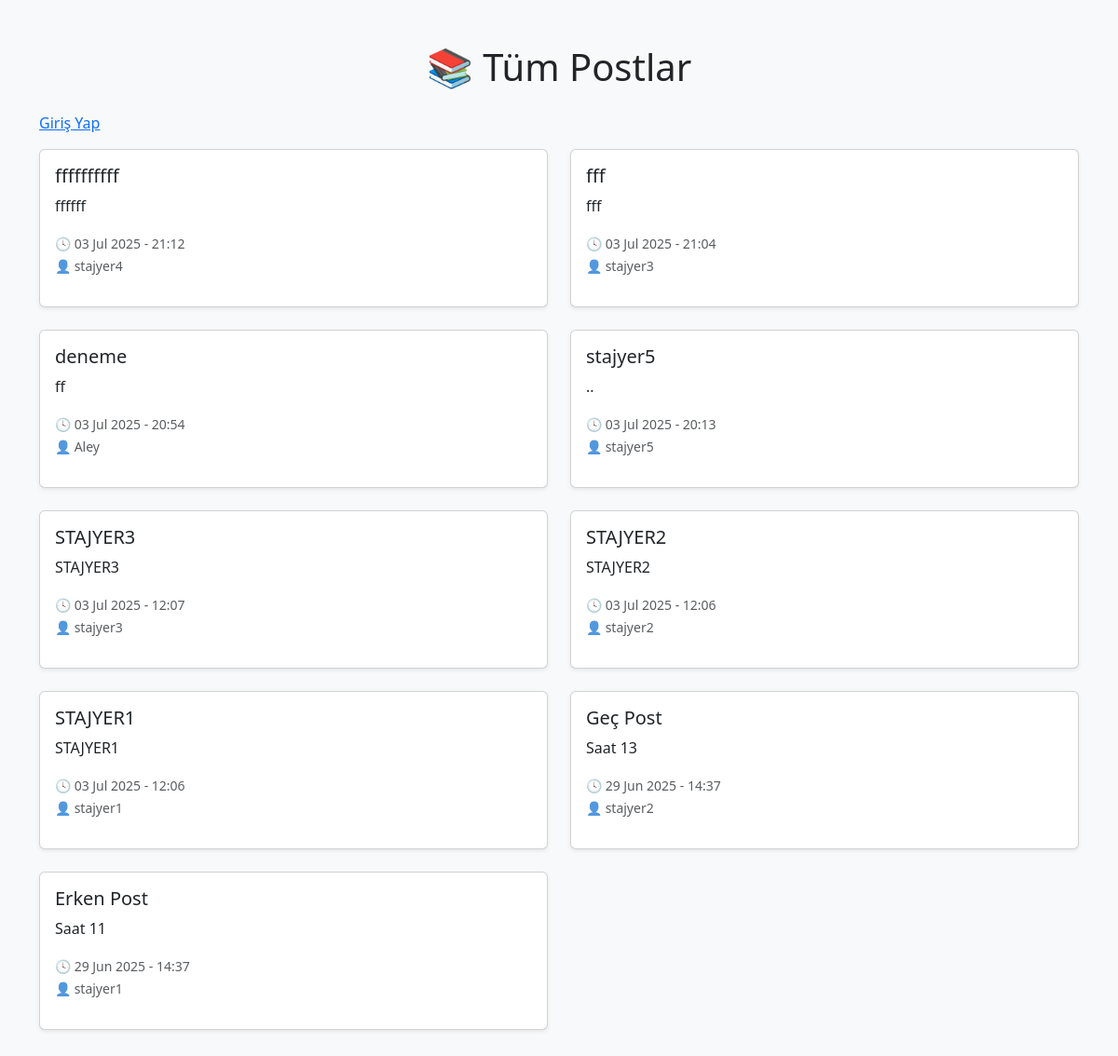
The app's page /posts/, older data.
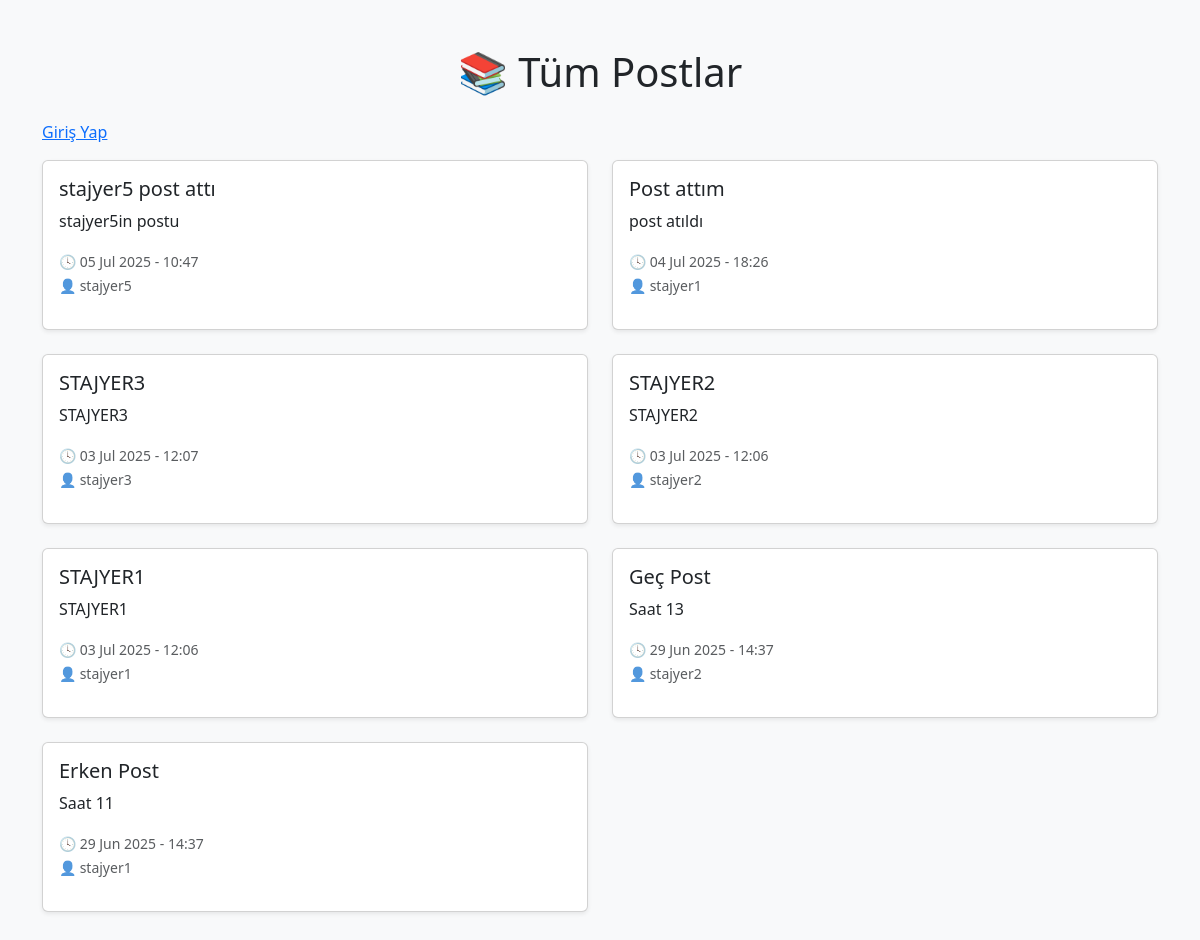
The same page, newer data.
### post/models.py (models this page shows, shortened)
class Post(models.Model):
    user = models.ForeignKey(User, on_delete=models.CASCADE)
    title = models.CharField(max_length=255)
    content = models.TextField()
    created_at = models.DateTimeField(auto_now_add=True)

### post/views.py (the view)
# urls.py: path('', lambda request: redirect('post_list')),
def post_list(request):
    posts = Post.objects.all().order_by('-created_at')
    return render(request, 'post_list.html', {'posts': posts})

### post/templates/post_list.html (shortened to what this page needs)
<!DOCTYPE html>
<html lang="tr">
<head>
    <link href="https://cdn.jsdelivr.net/npm/bootstrap@5.3.3/dist/css/bootstrap.min.css" rel="stylesheet">
</head>
<body class="bg-light">
    <div class="container py-5">
        <h1 class="mb-4 text-center">📚 Tüm Postlar</h1>
          {% if user.is_authenticated %}
        <p>Hoş geldin {{ user.username }} | <a href="{% url 'logout' %}">Çıkış</a></p>
             {% else %}
          <p><a href="{% url 'login' %}">Giriş Yap</a></p>
           {% endif %}
        {% if posts %}
            <div class="row">
                {% for post in posts %}
                    <div class="col-md-6 mb-4">
                        <div class="card shadow-sm">
                            <div class="card-body">
                                <h5 class="card-title">{{ post.title }}</h5>
                                <p class="card-text">{{ post.content|truncatewords:30 }}</p>
                                <p class="text-muted mb-0"><small>🕓 {{ post.created_at|date:"d M Y - H:i" }}</small></p>
                                {% if post.user %}
                                    <p class="text-muted"><small>👤 {{ post.user.username }}</small></p>
                                {% endif %}
                            </div>
                        </div>
                    </div>
                {% endfor %}
            </div>
        {% else %}
            <div class="alert alert-info text-center">
                Henüz post yok.
            </div>
        {% endif %}
    </div>
</body>
</html>

Row changes from the older to the newer data that the page shows:
removed Post: title "ffffffffff", content "ffffff", created_at "03 Jul 2025 - 21:12", user.username "stajyer4"
removed Post: title "fff", content "fff", created_at "03 Jul 2025 - 21:04", user.username "stajyer3"
removed Post: title "deneme", content "ff", created_at "03 Jul 2025 - 20:54", user.username "Aley"
removed Post: title "stajyer5", content "..", created_at "03 Jul 2025 - 20:13", user.username "stajyer5"
added Post: title "stajyer5 post attı", content "stajyer5in postu", created_at "05 Jul 2025 - 10:47", user.username "stajyer5"
added Post: title "Post attım", content "post atıldı", created_at "04 Jul 2025 - 18:26", user.username "stajyer1"
